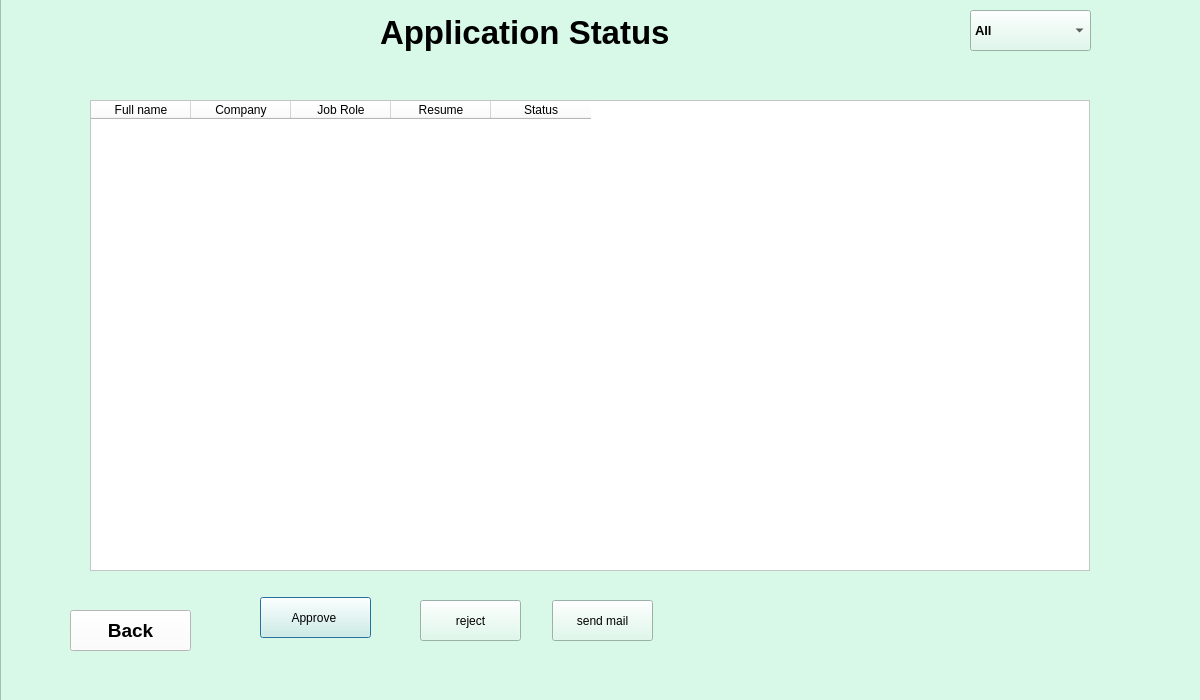
<?xml version="1.0" encoding="UTF-8"?>
<ui version="4.0">
 <class>Status</class>
 <widget class="QDialog" name="Status">
  <property name="geometry">
   <rect>
    <x>0</x>
    <y>0</y>
    <width>1200</width>
    <height>700</height>
   </rect>
  </property>
  <property name="windowTitle">
   <string>Dialog</string>
  </property>
  <property name="styleSheet">
   <string notr="true">background: #FFFFFF;</string>
  </property>
  <property name="sizeGripEnabled">
   <bool>false</bool>
  </property>
  <widget class="QFrame" name="frame">
   <property name="geometry">
    <rect>
     <x>0</x>
     <y>-10</y>
     <width>1201</width>
     <height>711</height>
    </rect>
   </property>
   <property name="styleSheet">
    <string notr="true">background:#D8F8E8;</string>
   </property>
   <property name="frameShape">
    <enum>QFrame::StyledPanel</enum>
   </property>
   <property name="frameShadow">
    <enum>QFrame::Raised</enum>
   </property>
   <widget class="QLabel" name="lbl_appsts">
    <property name="geometry">
     <rect>
      <x>380</x>
      <y>17</y>
      <width>491</width>
      <height>51</height>
     </rect>
    </property>
    <property name="font">
     <font>
      <pointsize>25</pointsize>
      <weight>75</weight>
      <bold>true</bold>
     </font>
    </property>
    <property name="styleSheet">
     <string notr="true">color: rgb(0, 0, 0)
</string>
    </property>
    <property name="text">
     <string>Application Status </string>
    </property>
   </widget>
   <widget class="QComboBox" name="comboBox_all">
    <property name="geometry">
     <rect>
      <x>970</x>
      <y>20</y>
      <width>121</width>
      <height>41</height>
     </rect>
    </property>
    <property name="font">
     <font>
      <family>Arial</family>
      <pointsize>10</pointsize>
      <weight>75</weight>
      <bold>true</bold>
     </font>
    </property>
    <item>
     <property name="text">
      <string>All</string>
     </property>
    </item>
    <item>
     <property name="text">
      <string>Pending</string>
     </property>
    </item>
    <item>
     <property name="text">
      <string>Approved</string>
     </property>
    </item>
    <item>
     <property name="text">
      <string>Rejected</string>
     </property>
    </item>
   </widget>
   <widget class="QPushButton" name="pushButton">
    <property name="geometry">
     <rect>
      <x>260</x>
      <y>607</y>
      <width>111</width>
      <height>41</height>
     </rect>
    </property>
    <property name="text">
     <string>Approve </string>
    </property>
   </widget>
   <widget class="QPushButton" name="pushButton_2">
    <property name="geometry">
     <rect>
      <x>420</x>
      <y>610</y>
      <width>101</width>
      <height>41</height>
     </rect>
    </property>
    <property name="text">
     <string>reject</string>
    </property>
   </widget>
   <widget class="QPushButton" name="pushButton_3">
    <property name="geometry">
     <rect>
      <x>552</x>
      <y>610</y>
      <width>101</width>
      <height>41</height>
     </rect>
    </property>
    <property name="text">
     <string>send mail</string>
    </property>
   </widget>
  </widget>
  <widget class="QTableWidget" name="tbl_sts">
   <property name="geometry">
    <rect>
     <x>90</x>
     <y>100</y>
     <width>1000</width>
     <height>471</height>
    </rect>
   </property>
   <column>
    <property name="text">
     <string>Full name</string>
    </property>
   </column>
   <column>
    <property name="text">
     <string>Company</string>
    </property>
   </column>
   <column>
    <property name="text">
     <string>Job Role</string>
    </property>
   </column>
   <column>
    <property name="text">
     <string>Resume</string>
    </property>
   </column>
   <column>
    <property name="text">
     <string>Status</string>
    </property>
   </column>
  </widget>
  <widget class="QPushButton" name="btn_bck">
   <property name="geometry">
    <rect>
     <x>70</x>
     <y>610</y>
     <width>121</width>
     <height>41</height>
    </rect>
   </property>
   <property name="font">
    <font>
     <pointsize>14</pointsize>
     <weight>75</weight>
     <bold>true</bold>
    </font>
   </property>
   <property name="text">
    <string>Back</string>
   </property>
  </widget>
 </widget>
 <resources/>
 <connections/>
</ui>
